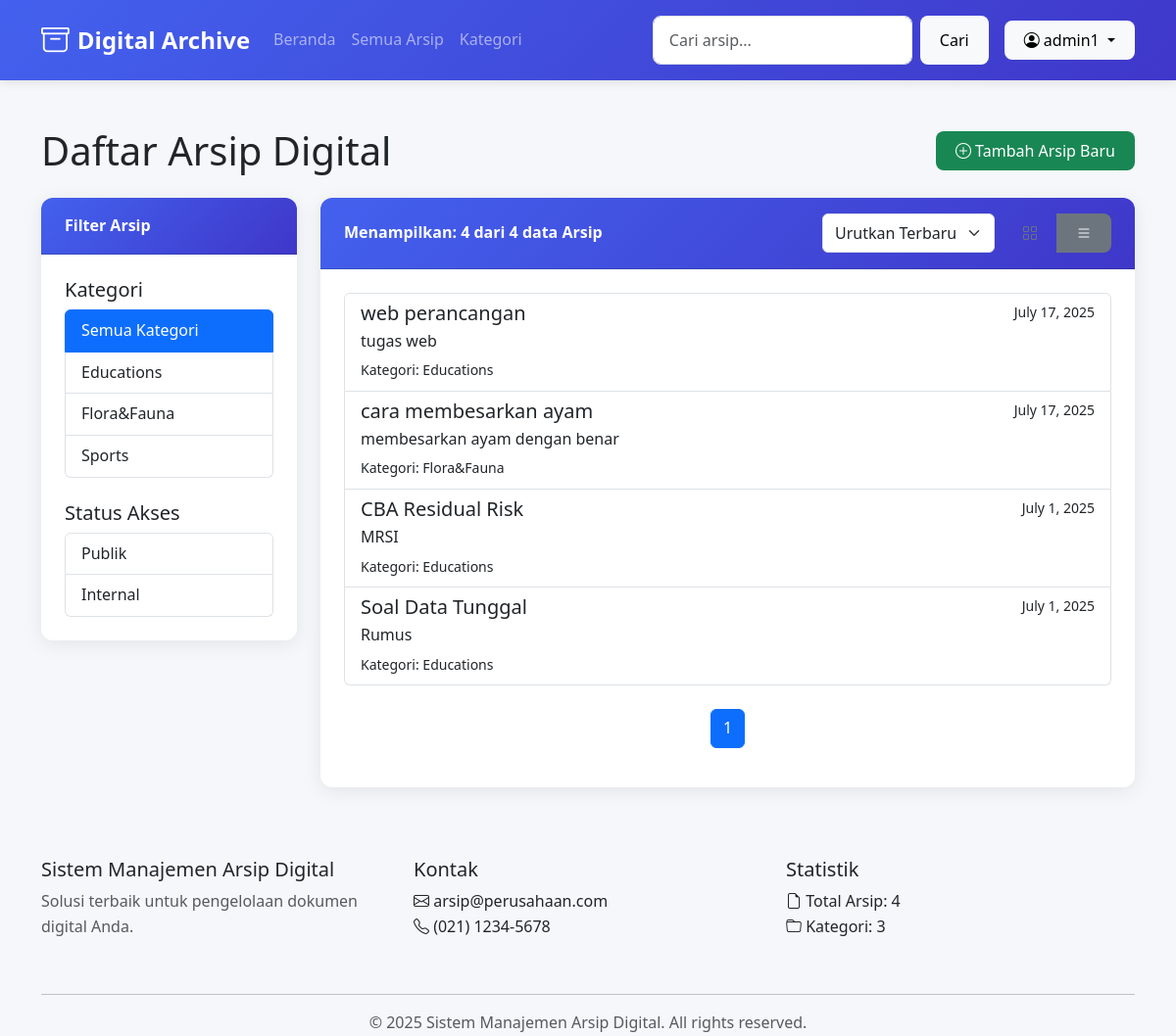
Before: /arsip/ (signed in) with the older database file.
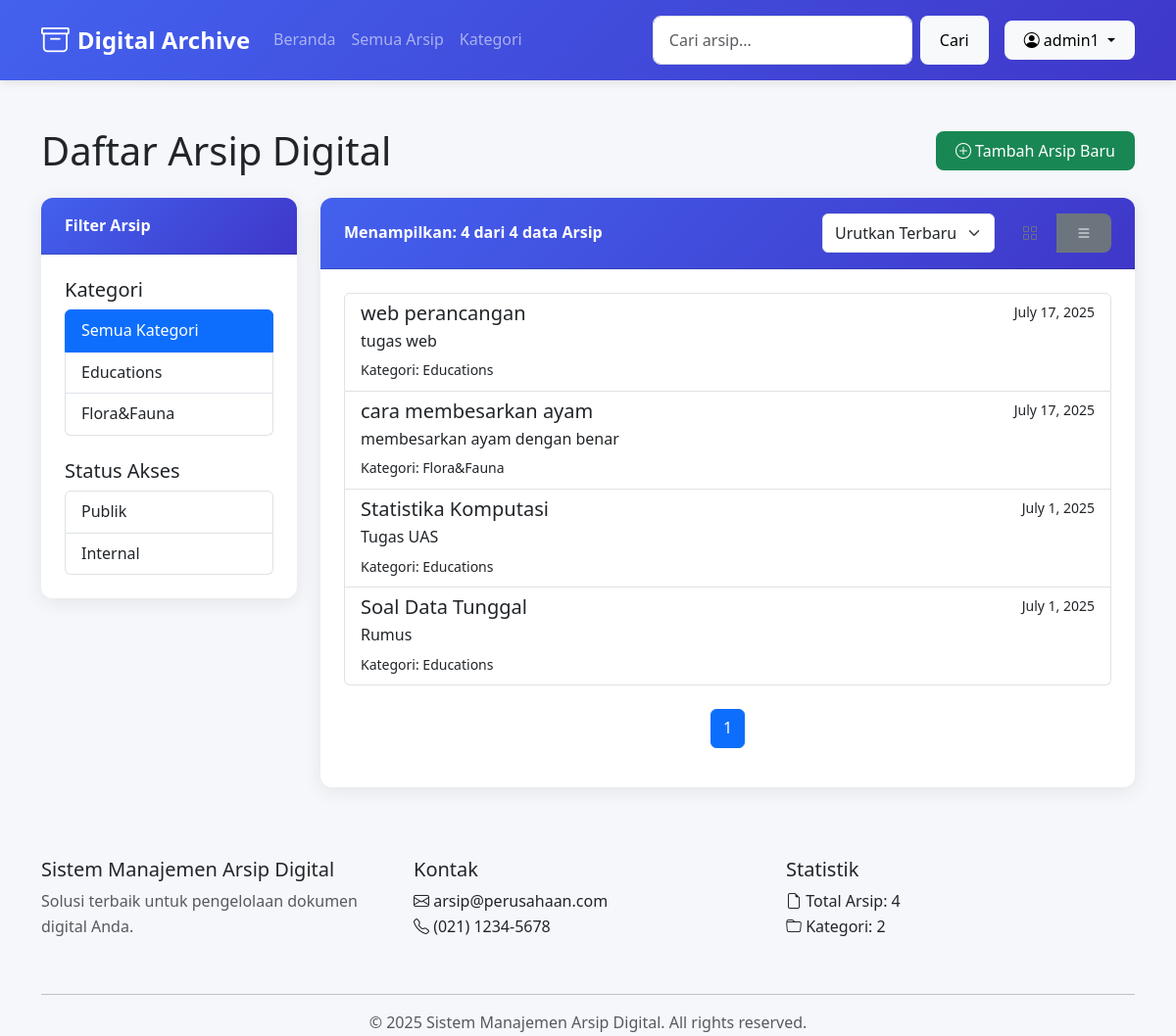
After: the same page with the newer database file.
### arsip/models.py (models this page shows, shortened)
class Kategori(models.Model):
    nama = models.CharField(max_length=100, unique=True)
    deskripsi = models.TextField(blank=True, null=True)

class Arsip(models.Model):
    STATUS_VERIFIKASI = (
        ('pending', 'Pending'),
        ('ditolak', 'Ditolak'),
        ('diterima', 'Diterima'),
    )
    STATUS_AKSES_CHOICES = [
        ('publik', 'Publik'),
        ('internal', 'Internal'),
    ]
    judul_arsip = models.CharField(max_length=255, blank=True, null=True, default="")
    kode_arsip = models.CharField(max_length=50, blank=True, null=True, unique=True)
    deskripsi = models.TextField(blank=True, null=True, default="")
    kategori = models.ForeignKey(Kategori, on_delete=models.SET_NULL, blank=True, null=True)
    tags = models.ManyToManyField(Tag, blank=True)
    tanggal_dibuat = models.DateField()
    tanggal_diterima = models.DateField()
    pembuat = models.CharField(max_length=100, blank=True, null=True)
    lokasi_fisik = models.CharField(max_length=100, blank=True, null=True)
    lokasi_digital = models.FileField(upload_to=arsip_upload_path)
    format_file = models.CharField(max_length=10, blank=True)
    ukuran_file = models.IntegerField(blank=True, null=True)  # Dalam bytes
    status_akses = models.CharField(
        max_length=20,
        choices=STATUS_AKSES_CHOICES,
        default='internal'
    )
    dibuat_oleh = models.ForeignKey(User, on_delete=models.SET_NULL, null=True)
    timestamp_input = models.DateTimeField(auto_now_add=True)
    last_updated = models.DateTimeField(auto_now=True)
    versi = models.PositiveIntegerField(default=1)
    diakses = models.PositiveIntegerField(default=0)
    class Meta:
        verbose_name = "Arsip Digital"
        verbose_name_plural = "Arsip Digital"
        ordering = ['-tanggal_diterima']
    status_verifikasi = models.CharField(
        max_length=20,
        choices=STATUS_VERIFIKASI,
        default='pending'
    )
    catatan_verifikasi = models.TextField(blank=True, null=True)
    verifikator = models.ForeignKey(
        User,
        on_delete=models.SET_NULL,
        null=True,
        blank=True,
        related_name='arsip_diverifikasi'
    )
    tanggal_verifikasi = models.DateTimeField(null=True, blank=True)
    tracker = FieldTracker(fields=['status_verifikasi'])

### arsip/views.py (the view)
# urls.py: path('arsip/', views.daftar_arsip, name='daftar_arsip'),
def daftar_arsip(request):
    arsip_list = Arsip.objects.filter(status_verifikasi='diterima')
    kategori_id = request.GET.get('kategori')
    status_akses_filter = request.GET.get('status_akses')
    if kategori_id:
        arsip_list = arsip_list.filter(kategori_id=kategori_id)
    if status_akses_filter:
        if status_akses_filter == 'publik':
            arsip_list = arsip_list.filter(status_akses='publik')
        elif status_akses_filter == 'internal':
            if request.user.is_authenticated and hasattr(request.user, 'profile'):
                arsip_list = arsip_list.filter(status_akses='internal')
            else:
                messages.warning(request, "Anda harus login untuk melihat arsip internal.")
                arsip_list = arsip_list.none() # Atau bisa juga redirect ke login page
    else:
        if not request.user.is_authenticated:
            arsip_list = arsip_list.filter(status_akses='publik')
    arsip_list = arsip_list.order_by('-tanggal_diterima')
    paginator = Paginator(arsip_list, 10)
    page_number = request.GET.get('page')
    page_obj = paginator.get_page(page_number)
    kategori_list = Kategori.objects.all().order_by('nama')
    return render(request, 'arsip/daftar_arsip.html', {
        'page_obj': page_obj,
        'kategori_list': kategori_list,
    })

### arsip/views.py (called while the page is built)
def statistik_context(request):
    from .models import Arsip, Kategori
    return {
        'total_arsip': Arsip.objects.count(),
        'total_kategori': Kategori.objects.count(),
    }

### arsip/templates/arsip/daftar_arsip.html (shortened to what the changed rows need)
{% extends "arsip/base_arsip.html" %}
{% load static %}
{% block content %}
{% if user.is_authenticated %}
<div class="d-flex justify-content-between align-items-center mb-4">
    <h1 class="mb-0">Daftar Arsip Digital</h1>
</div>
{% endif %}
<div class="row mb-4">
    <div class="col-md-3">
        <div class="card">
            <div class="card-body">
                <div class="list-group">
                    <a href="{% url 'arsip:daftar_arsip' %}"
                        class="list-group-item list-group-item-action{% if not request.GET.kategori %} active{% endif %}">
                        Semua Kategori
                    </a>
                    {% for kategori in kategori_list %}
                    <a href="{% url 'arsip:daftar_arsip' %}?kategori={{ kategori.id }}"
                        class="list-group-item list-group-item-action{% if request.GET.kategori|default:'' == kategori.id|stringformat:'s' %} active{% endif %}">
                        {{ kategori.nama }}
                    </a>
                    {% endfor %}
                </div>
            </div>
        </div>
    </div>
    <div class="col-md-9">
        <div class="card">
            <div class="card-body">
                <div class="list-group">
                    {% for arsip in page_obj %}
                    <a href="{% url 'arsip:detail_arsip' arsip.id %}" class="list-group-item list-group-item-action">
                        <div class="d-flex w-100 justify-content-between">
                            <h5 class="mb-1">{{ arsip.judul_arsip }}</h5>
                            <small>{{ arsip.tanggal_diterima }}</small>
                        </div>
                        <p class="mb-1">{{ arsip.deskripsi|truncatechars:100 }}</p>
                        <small>Kategori: {{ arsip.kategori.nama }}</small>
                    </a>
                    {% empty %}
                    <div class="alert alert-info">Belum ada arsip.</div>
                    {% endfor %}
                </div>
            </div>
        </div>
    </div>
</div>
{% endblock %}

### arsip/templates/arsip/base_arsip.html (shortened to what this page needs)
<!DOCTYPE html>
<html lang="id">
<head>
    <link href="https://cdn.jsdelivr.net/npm/bootstrap@5.3.0/dist/css/bootstrap.min.css" rel="stylesheet">
    <link rel="stylesheet" href="https://cdn.jsdelivr.net/npm/bootstrap-icons@1.8.0/font/bootstrap-icons.css">
    {% load static %}
    <link rel="stylesheet" href="{% static 'style.css' %}">
</head>
<body>
    <nav class="navbar navbar-expand-lg navbar-dark bg-primary">
        <div class="container">
            <a class="navbar-brand" href="{% url 'arsip:beranda' %}">
                <i class="bi bi-archive"></i> Digital Archive
            </a>
            <div class="collapse navbar-collapse" id="navbarNav">
                <ul class="navbar-nav me-auto">
                    <li class="nav-item">
                        <a class="nav-link" href="{% url 'arsip:beranda' %}">Beranda</a>
                    </li>
                    <li class="nav-item">
                        <a class="nav-link" href="{% url 'arsip:daftar_arsip' %}">Semua Arsip</a>
                    </li>
                    <li class="nav-item">
                        <a class="nav-link" href="{% url 'arsip:kategori_list' %}">Kategori</a>
                    </li>
                </ul>
                <form class="d-flex me-2" action="{% url 'arsip:cari_arsip' %}" method="get">
                    <input type="text" class="form-control me-2" name="q" value="{{ query }}" placeholder="Cari arsip...">
                    <button class="btn btn-light me-2" type="submit">Cari</button>
                </form>
                {% if user.is_authenticated %}
                <div class="dropdown">
                    <button class="btn btn-light dropdown-toggle" type="button" id="dropdownMenuButton"
                        data-bs-toggle="dropdown">
                        <i class="bi bi-person-circle"></i> {{ user.username }}
                    </button>
                </div>
                {% else %}
                <a href="{% url 'arsip:login' %}" class="btn btn-light me-2">Login</a>
                {% endif %}
            </div>
        </div>
    </nav>
    <main class="container my-5">
        {% block content %}{% endblock %}
    </main>
    <footer class="footer">
        <div class="container">
            <div class="row">
                <div class="col-md-4 mb-4">
                    <h5>Sistem Manajemen Arsip Digital</h5>
                    <p class="text-muted">Solusi terbaik untuk pengelolaan dokumen digital Anda.</p>
                </div>
                <div class="col-md-4 mb-4">
                    <h5>Kontak</h5>
                    <ul class="list-unstyled">
                        <li><i class="bi bi-envelope"></i> arsip@perusahaan.com</li>
                        <li><i class="bi bi-telephone"></i> (021) 1234-5678</li>
                    </ul>
                </div>
                <div class="col-md-4 mb-4">
                    <h5>Statistik</h5>
                    <ul class="list-unstyled">
                        <li><i class="bi bi-file-earmark"></i> Total Arsip: {{ total_arsip|default:'0' }}</li>
                        <li><i class="bi bi-folder"></i> Kategori: {{ total_kategori|default:'0' }}</li>
                    </ul>
                </div>
            </div>
            <hr>
            <div class="text-center text-muted">
                &copy; {% now "Y" %} Sistem Manajemen Arsip Digital. All rights reserved.
            </div>
        </div>
    </footer>
</body>
</html>

Changed rows visible on the page:
removed Kategori: nama "Sports"
changed Arsip: judul_arsip "CBA Residual Risk" → "Statistika Komputasi"; deskripsi "MRSI" → "Tugas UAS"
Other visible differences:
{{ total_kategori|default:'0' }}: "3" → "2"
